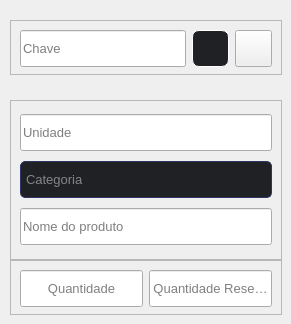
             <widget class="QWidget" name="page_4">
              <widget class="QFrame" name="frame_continer_prima_info_2">
               <property name="geometry">
                <rect>
                 <x>10</x>
                 <y>100</y>
                 <width>272</width>
                 <height>160</height>
                </rect>
               </property>
               <property name="frameShape">
                <enum>QFrame::StyledPanel</enum>
               </property>
               <property name="frameShadow">
                <enum>QFrame::Raised</enum>
               </property>
               <layout class="QVBoxLayout" name="verticalLayout_8">
                <item>
                 <widget class="QLineEdit" name="lineEdit_unidade_2">
                  <property name="minimumSize">
                   <size>
                    <width>0</width>
                    <height>37</height>
                   </size>
                  </property>
                  <property name="font">
                   <font>
                    <pointsize>10</pointsize>
                   </font>
                  </property>
                  <property name="placeholderText">
                   <string>Unidade</string>
                  </property>
                  <property name="clearButtonEnabled">
                   <bool>false</bool>
                  </property>
                 </widget>
                </item>
                <item>
                 <widget class="PyEditableComboBox" name="combo_box_categoria_2">
                  <property name="minimumSize">
                   <size>
                    <width>0</width>
                    <height>37</height>
                   </size>
                  </property>
                  <property name="font">
                   <font>
                    <pointsize>10</pointsize>
                   </font>
                  </property>
                  <property name="cursor">
                   <cursorShape>PointingHandCursor</cursorShape>
                  </property>
                  <property name="styleSheet">
                   <string notr="true">QComboBox , QLineEdit{
    border: 1px solid rgb(47, 54, 100);
    border-radius: 5px;
    padding-left: 5px;
    padding-right: -187px;
	color: rgb(133, 133, 136);
    background-color: rgb(32, 33, 36);
    text-align: left;
}

QComboBox:hover {
	background-color: rgb(30, 31, 34);
}

QComboBox:pressed , QComboBox:focus{
    background-color: rgb(37, 39, 42);
    border-bottom: 1px solid rgba(0, 0, 0, 0.073);
	color: rgb(133, 133, 136);
}

QComboBox:disabled {
	color: rgb(133, 133, 136);
    background: rgba(249, 249, 249, 0.3);
    border: 1px solid rgba(0, 0, 0, 0.06);
    border-bottom: 1px solid rgba(0, 0, 0, 0.06);
}
                        
QComboBox::drop-down {
	border-top-right-radius: 5px;
	border-bottom-right-radius: 5px;
	width: 34px; }

QComboBox QAbstractItemView {
	color: rgb(133, 133, 136);
	background-color: rgb(23, 24, 26);
	padding: 10px;
	selection-background-color: rgb(195, 155, 255);
	border: 2px solid  rgb(47, 54, 100);
	border-radius:5px;}</string>
                  </property>
                  <property name="editable">
                   <bool>false</bool>
                  </property>
                  <property name="currentText">
                   <string/>
                  </property>
                  <property name="currentIndex">
                   <number>-1</number>
                  </property>
                  <property name="minimumContentsLength">
                   <number>0</number>
                  </property>
                  <property name="placeholderText">
                   <string>Categoria</string>
                  </property>
                  <property name="duplicatesEnabled">
                   <bool>false</bool>
                  </property>
                  <item>
                   <property name="text">
                    <string>New Item</string>
                   </property>
                  </item>
                  <item>
                   <property name="text">
                    <string>New Item</string>
                   </property>
                  </item>
                  <item>
                   <property name="text">
                    <string>New Item</string>
                   </property>
                  </item>
                 </widget>
                </item>
                <item>
                 <widget class="QLineEdit" name="lineEdit_nome_produto_2">
                  <property name="minimumSize">
                   <size>
                    <width>0</width>
                    <height>37</height>
                   </size>
                  </property>
                  <property name="font">
                   <font>
                    <pointsize>10</pointsize>
                   </font>
                  </property>
                  <property name="placeholderText">
                   <string>Nome do produto</string>
                  </property>
                 </widget>
                </item>
               </layout>
              </widget>
              <widget class="QFrame" name="frame_quantidade_2">
               <property name="geometry">
                <rect>
                 <x>10</x>
                 <y>260</y>
                 <width>272</width>
                 <height>55</height>
                </rect>
               </property>
               <property name="frameShape">
                <enum>QFrame::StyledPanel</enum>
               </property>
               <property name="frameShadow">
                <enum>QFrame::Raised</enum>
               </property>
               <layout class="QHBoxLayout" name="horizontalLayout_15">
                <item>
                 <widget class="QLineEdit" name="lineEdit_quantidade_2">
                  <property name="minimumSize">
                   <size>
                    <width>0</width>
                    <height>37</height>
                   </size>
                  </property>
                  <property name="font">
                   <font>
                    <pointsize>10</pointsize>
                   </font>
                  </property>
                  <property name="alignment">
                   <set>Qt::AlignCenter</set>
                  </property>
                  <property name="placeholderText">
                   <string>Quantidade</string>
                  </property>
                 </widget>
                </item>
                <item>
                 <widget class="QLineEdit" name="lineEdit_quantidade_reserva_2">
                  <property name="minimumSize">
                   <size>
                    <width>0</width>
                    <height>37</height>
                   </size>
                  </property>
                  <property name="font">
                   <font>
                    <pointsize>10</pointsize>
                   </font>
                  </property>
                  <property name="alignment">
                   <set>Qt::AlignCenter</set>
                  </property>
                  <property name="placeholderText">
                   <string>Quantidade Reserva</string>
                  </property>
                 </widget>
                </item>
               </layout>
              </widget>
              <widget class="QFrame" name="frame_chave_qrcode_2">
               <property name="geometry">
                <rect>
                 <x>10</x>
                 <y>20</y>
                 <width>272</width>
                 <height>55</height>
                </rect>
               </property>
               <property name="frameShape">
                <enum>QFrame::StyledPanel</enum>
               </property>
               <property name="frameShadow">
                <enum>QFrame::Raised</enum>
               </property>
               <layout class="QHBoxLayout" name="horizontalLayout_12">
                <item>
                 <widget class="QLineEdit" name="lineEdit_chave_2">
                  <property name="minimumSize">
                   <size>
                    <width>0</width>
                    <height>37</height>
                   </size>
                  </property>
                  <property name="font">
                   <font>
                    <pointsize>10</pointsize>
                   </font>
                  </property>
                  <property name="placeholderText">
                   <string>Chave</string>
                  </property>
                 </widget>
                </item>
                <item>
                 <widget class="QPushButton" name="icon_img_2">
                  <property name="minimumSize">
                   <size>
                    <width>37</width>
                    <height>37</height>
                   </size>
                  </property>
                  <property name="maximumSize">
                   <size>
                    <width>37</width>
                    <height>37</height>
                   </size>
                  </property>
                  <property name="styleSheet">
                   <string notr="true">background-color: rgb(32, 33, 37);
border-radius:7px;
color: #ffffff;
border: 1px solid rgb(255, 255, 255)</string>
                  </property>
                  <property name="text">
                   <string/>
                  </property>
                  <property name="icon">
                   <iconset>
                    <normaloff>../../../images/svg_icons/icon_gallery.svg</normaloff>../../../images/svg_icons/icon_gallery.svg</iconset>
                  </property>
                  <property name="iconSize">
                   <size>
                    <width>18</width>
                    <height>18</height>
                   </size>
                  </property>
                 </widget>
                </item>
                <item>
                 <widget class="QPushButton" name="btn_chave_qrcode_2">
                  <property name="minimumSize">
                   <size>
                    <width>37</width>
                    <height>37</height>
                   </size>
                  </property>
                  <property name="maximumSize">
                   <size>
                    <width>37</width>
                    <height>37</height>
                   </size>
                  </property>
                  <property name="text">
                   <string/>
                  </property>
                  <property name="icon">
                   <iconset>
                    <normaloff>../../../images/svg_icons/icon_qr_code.svg</normaloff>../../../images/svg_icons/icon_qr_code.svg</iconset>
                  </property>
                  <property name="iconSize">
                   <size>
                    <width>22</width>
                    <height>22</height>
                   </size>
                  </property>
                 </widget>
                </item>
               </layout>
              </widget>
             </widget>
